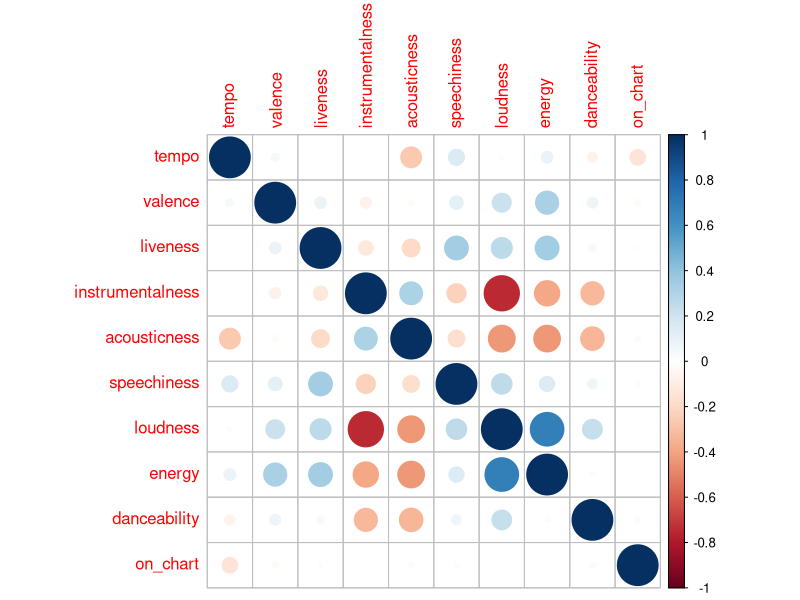
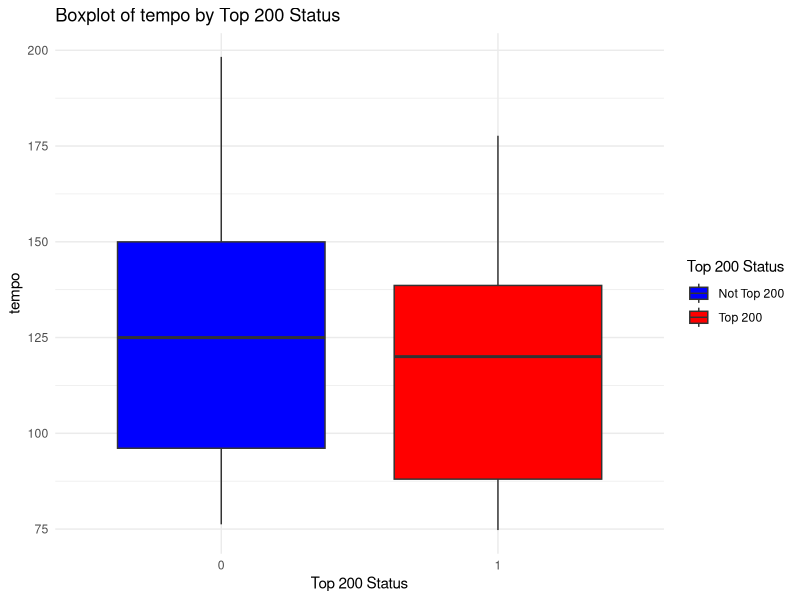
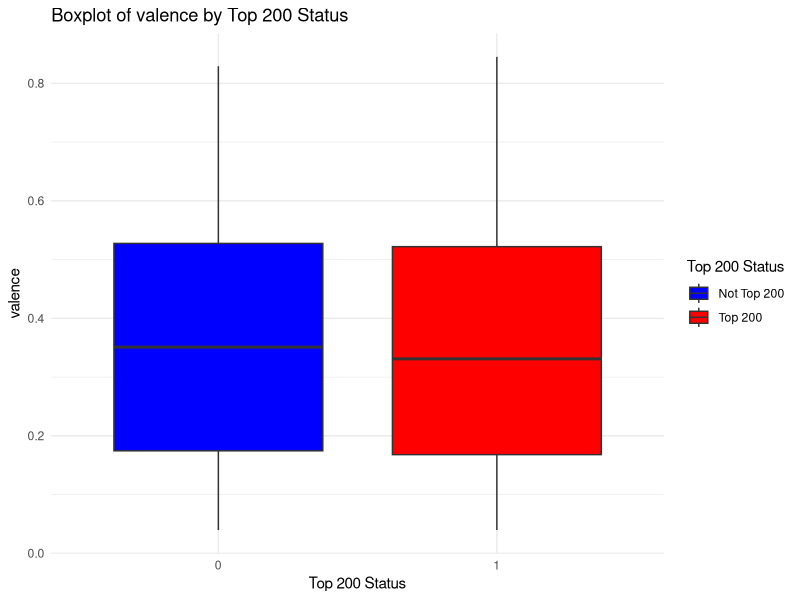
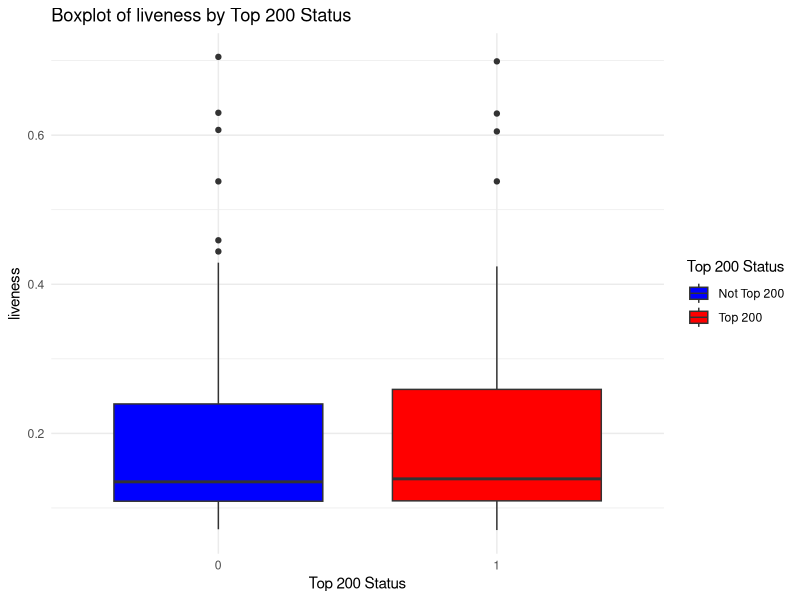
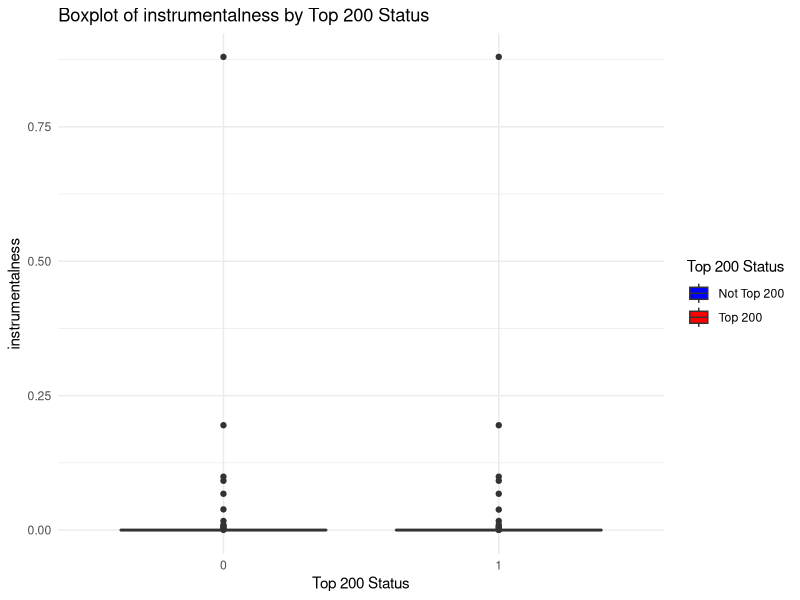
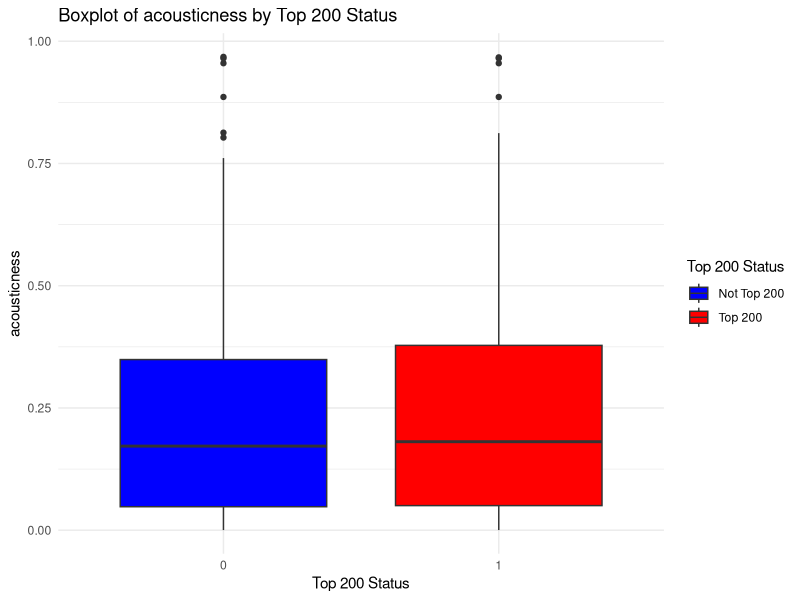
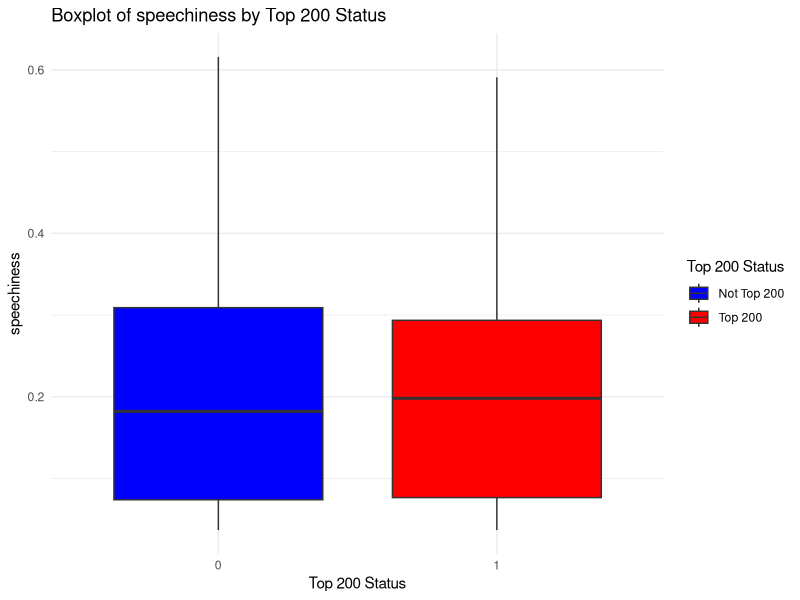
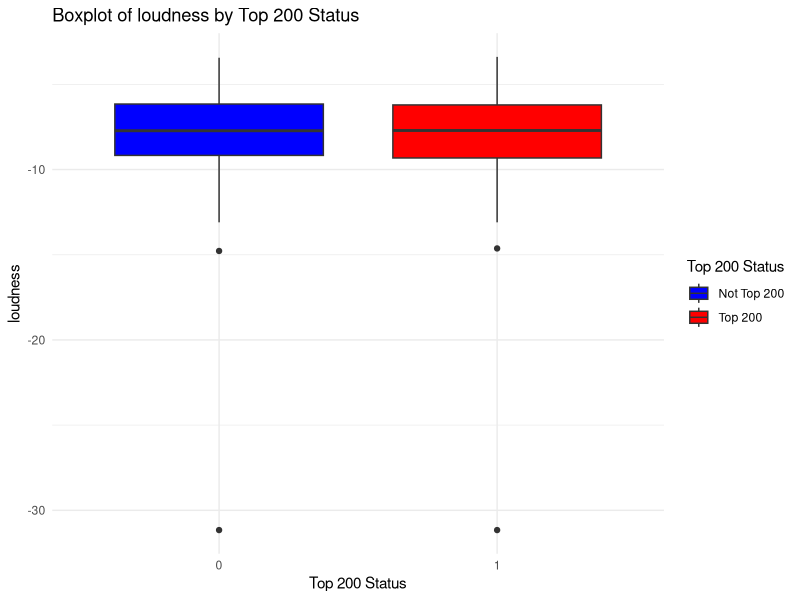

Recreate these plots in R, in order. (Note: this script raises an error after producing the figures.)
## ---- chunk 1
knitr::opts_chunk$set(echo = TRUE)
## ---- chunk 2
data <- read.csv('data_drake_final.csv')
data1 = subset(data, select = -track_name.x)
data1 = subset(data1, select = -WeekDate)
## ---- chunk 3
summary(data1$on_chart)
## ---- chunk 4
#correlation matrix
library(corrplot)
library(ggplot2)
corr_matrix = cor(data1)
corrplot(corr_matrix)
## ---- chunk 5
attach(data1)
boxplots <- list()

variables <- c("tempo","valence","liveness","instrumentalness","acousticness","speechiness","loudness"
               ,"energy","danceability")

for (variable in variables) {
  
  plot <- ggplot(data1, aes_string(x = factor(on_chart), y = variable, fill = factor(on_chart))) +
    geom_boxplot() +
    scale_fill_manual(values = c("blue", "red"), 
                      name = "Top 200 Status",
                      labels = c("Not Top 200", "Top 200")) +
    labs(title = paste("Boxplot of", variable, "by Top 200 Status"), 
         x = "Top 200 Status", 
         y = variable) +
    theme_minimal()
  
  # Store the plot in the list
  boxplots[[variable]] <- plot
}
boxplots
## ---- chunk 6
#setup train and validation set
set.seed(141)
train <- sample(c(TRUE, FALSE), nrow(data1),replace = TRUE)
valid <- !train
## ---- chunk 7
#fit a logisitc model  

#fit a logisitc model
data1$on_chart <- as.factor(data1$on_chart)

log_model1 <- glm(y~., data = data1, subset = train, family=binomial)
summary(log_model1)

stepwise_model <- step(log_model1, direction = "both")

# Print summary of the stepwise selected model
summary(stepwise_model)
## ---- chunk 8
data3 <- data1
data3$tempo_2 = data3$tempo**2
data3$valence_2 = data3$valence**2

x_mat3 = model.matrix(on_chart~. +tempo_2 +valence_2,data=data3)[,-1]
y = data3$on_chart
data3 = data.frame(y,x_mat3)

#fit a logisitc model  
log_model2 <- glm(y~., data = data3, subset = train, family=binomial)

summary(log_model2)

## ---- chunk 9
x_mat = model.matrix(on_chart~. ,data=data1)[,-1]
y = data1$on_chart
x_valid = x_mat[valid,]
lasso_model <- glmnet(x_mat[train,], y[train], alpha=1, family="binomial")

set.seed(141) 
cv_lasso <- cv.glmnet(x_mat[train,], y[train], alpha=1, family="binomial")
op_lambda <- cv_lasso$lambda.min
lasso_model_op <- glmnet(x_mat[train,], y[train], alpha=1, family="binomial", lambda=op_lambda)

lasso_pred <- predict(lasso_model_op, newx = x_valid, type = "response")
lasso_predicted_class <- ifelse(lasso_pred > 0.5, 1, 0)
lasso_test_MSE <- mean((lasso_predicted_class-data1$on_chart[valid])**2)
## ---- chunk 10

# Train the decision tree model
model <- rpart(on_chart ~ ., data = data)
plot(model)
text(model)
